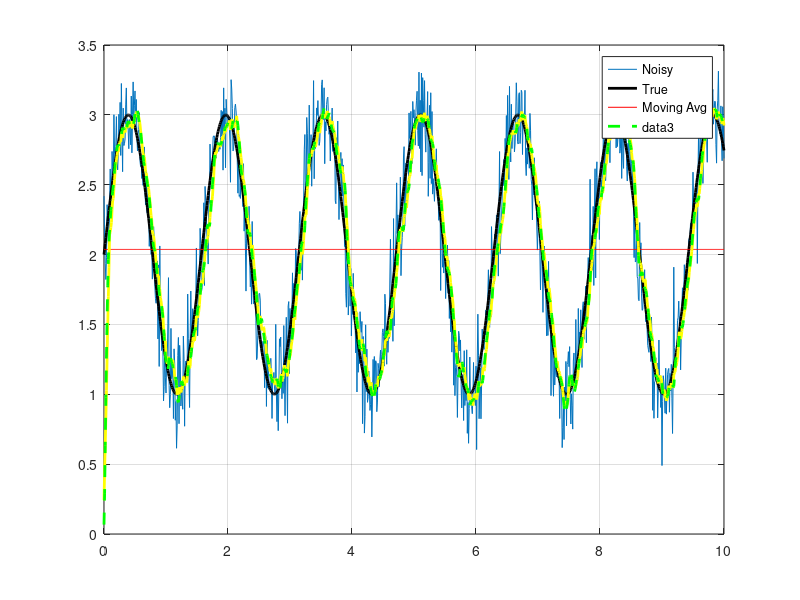
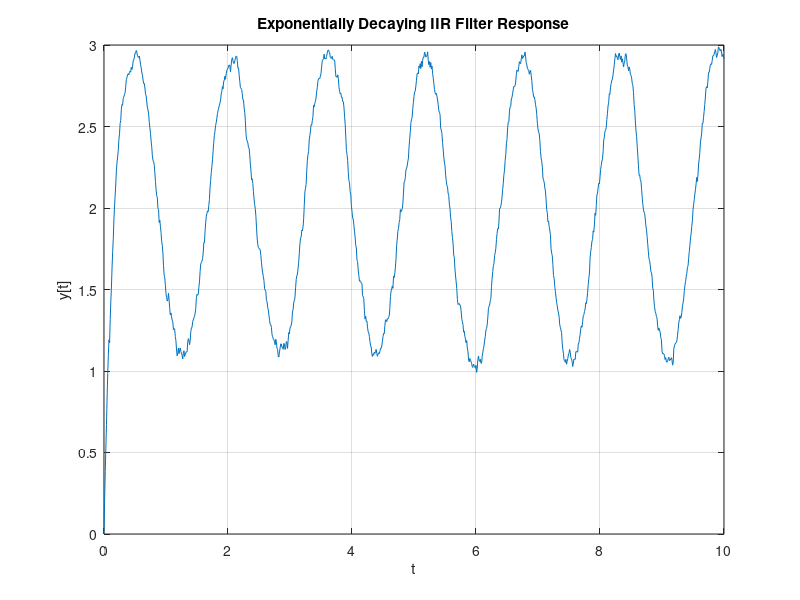

The MATLAB script that drew these images, in order:
clear all;
close all;

%% Test signal
t = 0:0.01:10;
true_signal = sin(4*t)+2;
noise = 0.2 * randn(size(t)) + 0.05*sin(400*t) ;

noisy_signal = true_signal + noise;

plot(t, noisy_signal);
hold on;
plot(t, true_signal, 'k', 'LineWidth', 2), grid on, hold on;
legend('Noisy', 'True');

%% average filter  
average = sum(noisy_signal)/ length(t);
plot(t, average * ones(1, length(t)), 'r');

%% moving average

windowSize = 10;
b = (1/windowSize)*ones(1,windowSize);
a = 1;
filtered_signal = filter(b, a, noisy_signal);

plot(t, filtered_signal, 'y', 'LineWidth', 2);
legend('Noisy', 'True', 'Moving Avg');


%% low pass filter (best so far)
% iir butter filter with matlab functions 

fs = 100; % Sampling frequency
fc = 6;   % Cut-off frequency
[b, a] = butter(2, fc/(fs/2)); % 2nd-order filter
low_passed = filter(b, a, noisy_signal);
plot(t, low_passed, 'g--', 'LineWidth', 2);


%% exponential filter 

% Exponentially decaying IIR filter demo

% Parameters
alpha = 0.9;            % Decay factor (0 < alpha < 1)
N = length(t);                % Number of samples
x = noisy_signal;        % Input signal
x(10) = 1;              % Impulse at n=10

% Pre-allocate output
y = zeros(1, N);

% IIR filter: y[n] = (1 - alpha)*x[n] + alpha*y[n-1]
for n = 2:N
    y(n) = (1 - alpha) * x(n) + alpha * y(n-1);
end

% Plot
figure(2);
plot(t, y);
title('Exponentially Decaying IIR Filter Response');
xlabel('t');
ylabel('y[t]');
grid on;
hold on;
%plot(t, true_signal);

%% Kalman Filter


